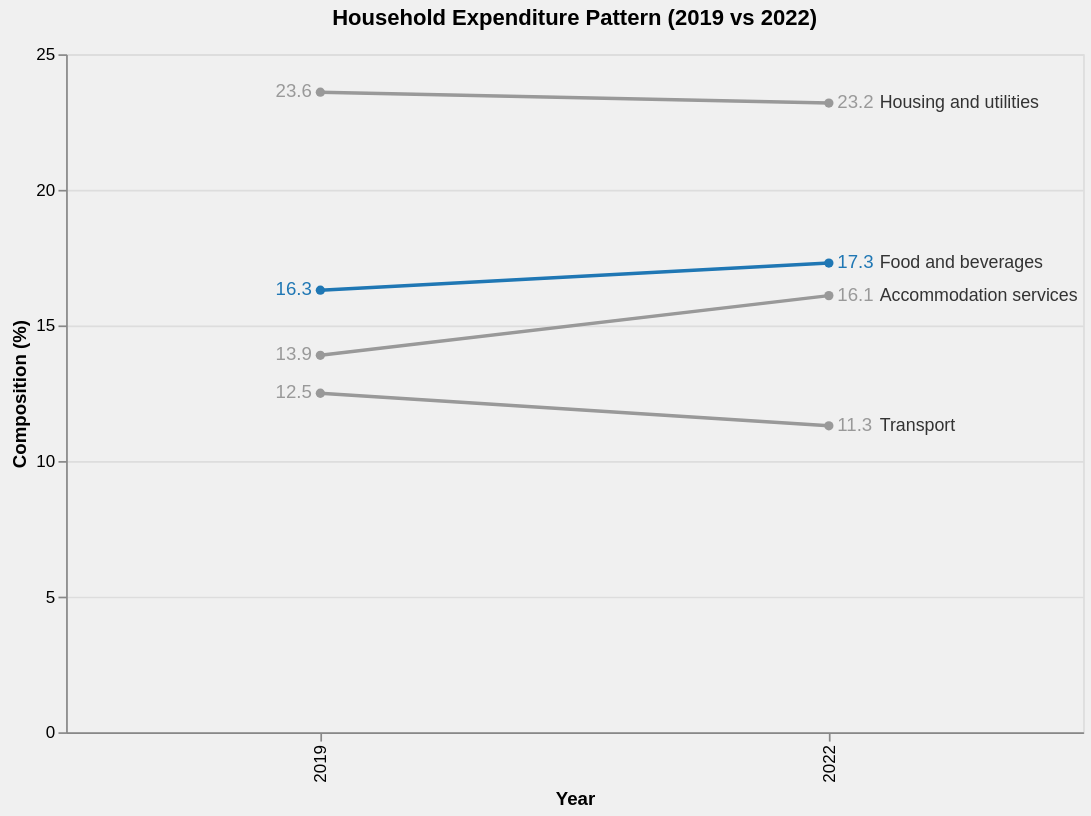

Vega-Lite specification for this chart:
### Vega-Lite specification from a JSON file in a GitHub repository (floating-point values rounded to 4 significant figures)
{"$schema": "https://vega.github.io/schema/vega-lite/v5.json", "background": "#f0f0f0", "title": {"text": "Household Expenditure Pattern (2019 vs 2022)", "anchor": "middle", "dy": -5}, "width": 600, "height": 400, "data": {"values": [{"Expenditure Group": "Housing and utilities", "Year": "2019", "Composition (%)": 23.6}, {"Expenditure Group": "Housing and utilities", "Year": "2022", "Composition (%)": 23.2}, {"Expenditure Group": "Food and beverages", "Year": "2019", "Composition (%)": 16.3}, {"Expenditure Group": "Food and beverages", "Year": "2022", "Composition (%)": 17.3}, {"Expenditure Group": "Accommodation services", "Year": "2019", "Composition (%)": 13.9}, {"Expenditure Group": "Accommodation services", "Year": "2022", "Composition (%)": 16.1}, {"Expenditure Group": "Transport", "Year": "2019", "Composition (%)": 12.5}, {"Expenditure Group": "Transport", "Year": "2022", "Composition (%)": 11.3}]}, "encoding": {"x": {"field": "Year", "type": "ordinal", "title": "Year"}, "y": {"field": "Composition (%)", "type": "quantitative", "scale": {"domain": [0, 25]}, "axis": {"title": "Composition (%)", "values": [0, 5, 10, 15, 20, 25]}}, "color": {"field": "Expenditure Group", "type": "nominal", "scale": {"domain": ["Food and beverages", "Housing and utilities", "Accommodation services", "Transport"], "range": ["#1f77b4", "#999999", "#999999", "#999999"]}, "legend": null}}, "layer": [{"mark": {"type": "line", "point": true, "strokeWidth": 2}, "encoding": {"strokeWidth": {"condition": {"test": "datum['Expenditure Group'] == 'Food and beverages'", "value": 3}, "value": 1.5}, "tooltip": [{"field": "Expenditure Group", "type": "nominal", "title": "Expenditure Group"}, {"field": "Year", "type": "ordinal", "title": "Year"}, {"field": "Composition (%)", "type": "quantitative", "title": "Composition (%)"}]}}, {"transform": [{"filter": "datum.Year == '2022'"}], "mark": {"type": "text", "align": "left", "dx": 5, "fontSize": 11}, "encoding": {"text": {"field": "Composition (%)", "type": "quantitative", "format": ".1f"}, "x": {"field": "Year"}, "y": {"field": "Composition (%)"}}}, {"transform": [{"filter": "datum.Year == '2019'"}], "mark": {"type": "text", "align": "right", "dx": -5, "fontSize": 11}, "encoding": {"text": {"field": "Composition (%)", "type": "quantitative", "format": ".1f"}, "x": {"field": "Year"}, "y": {"field": "Composition (%)"}}}, {"transform": [{"filter": "datum.Year == '2022'"}], "mark": {"type": "text", "align": "left", "dx": 30, "fontSize": 10.5}, "encoding": {"text": {"field": "Expenditure Group"}, "x": {"field": "Year"}, "y": {"field": "Composition (%)"}, "color": {"value": "#333333"}}}]}
